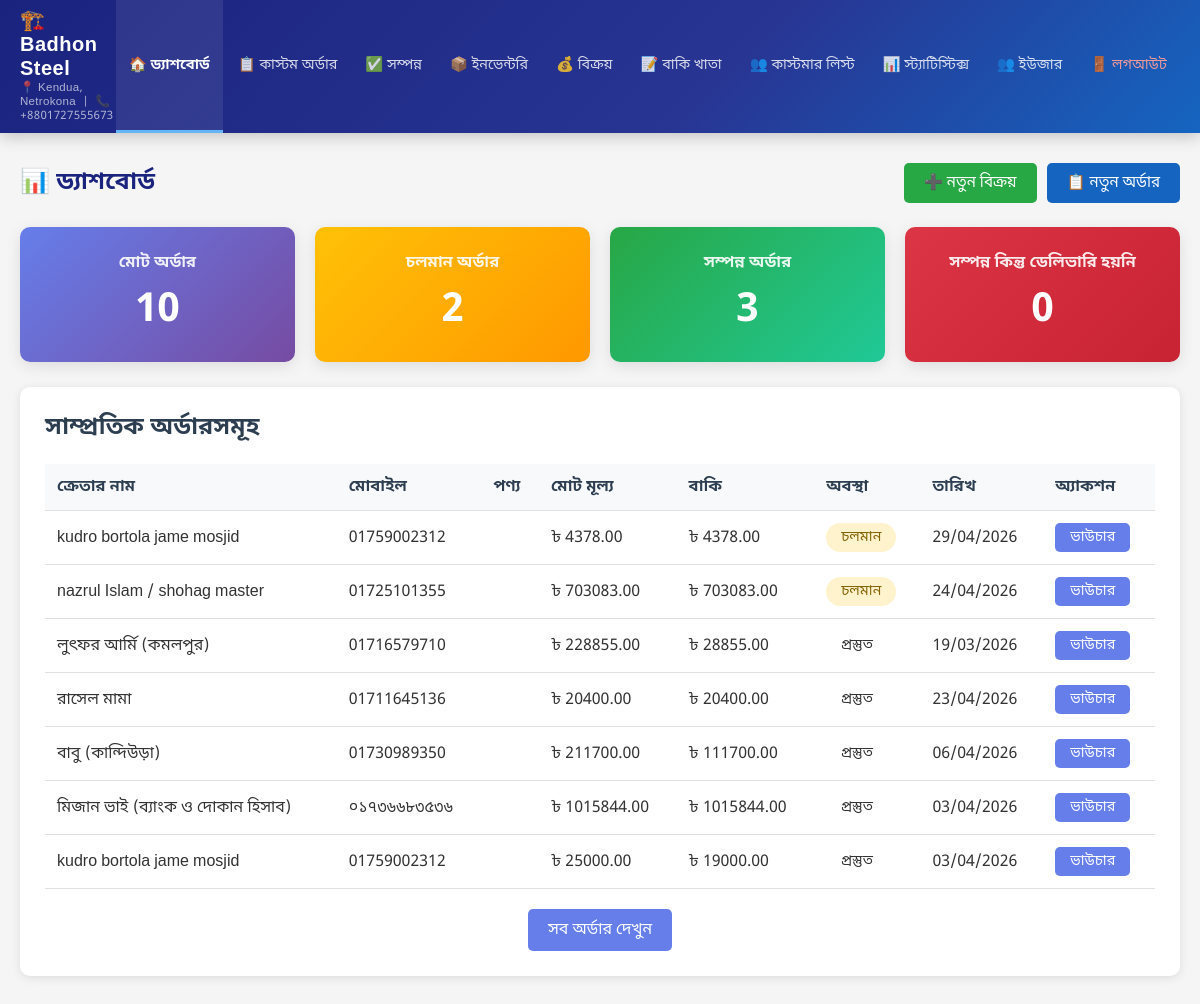
Before: /admin-panel/ (signed in) with the older database file.
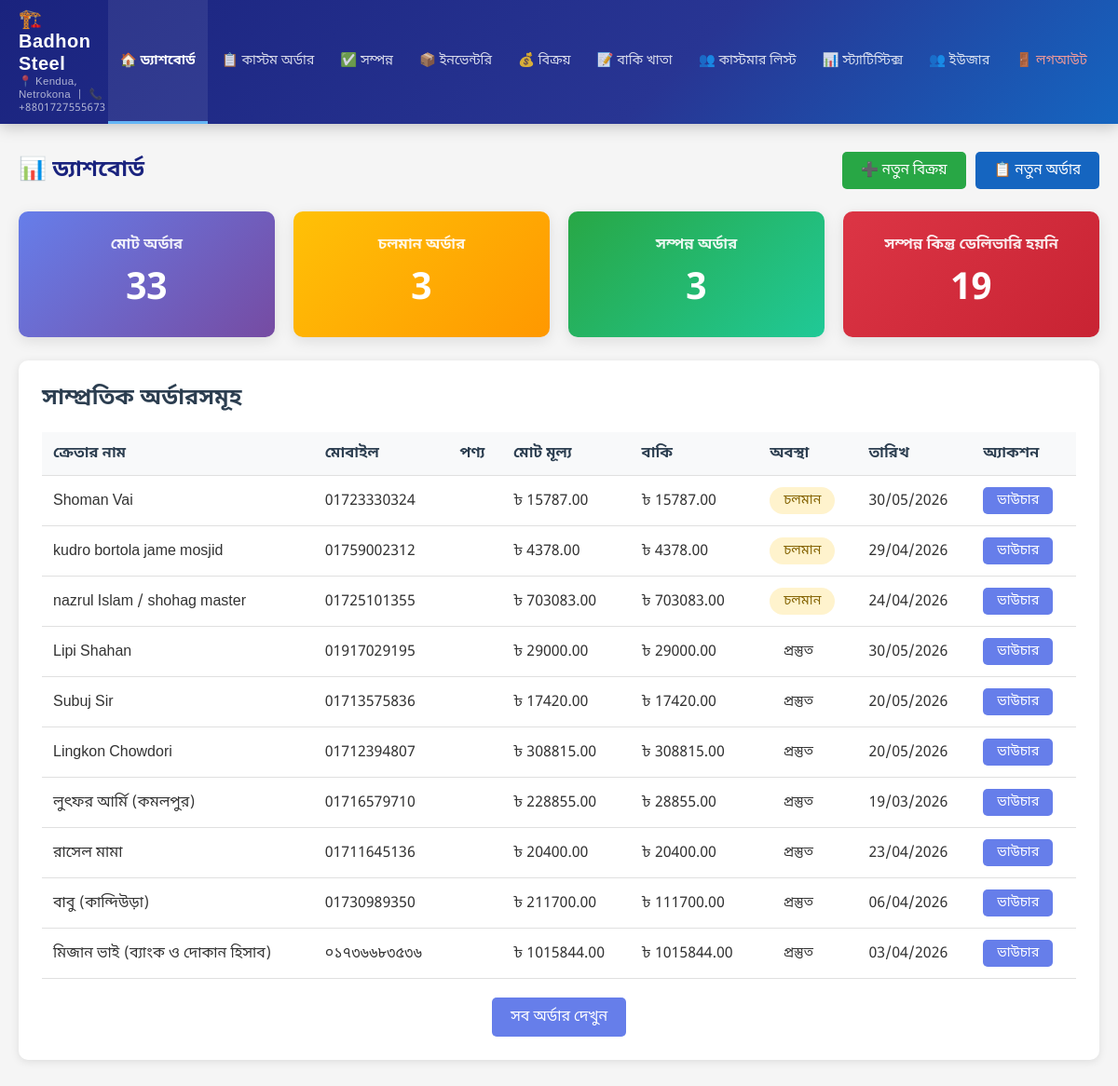
After: the same page with the newer database file.
### shop/models.py (models this page shows, shortened)
class Order(models.Model):
    STATUS_CHOICES = [
        ('pending', 'চলমান'),
        ('ready', 'প্রস্তুত'),
        ('completed', 'সম্পন্ন'),
    ]
    DELIVERY_STATUS_CHOICES = [
        ('not_delivered', 'ডেলিভারি হয়নি'),
        ('delivered', 'ডেলিভারি সম্পন্ন'),
    ]
    customer = models.ForeignKey(Customer, on_delete=models.PROTECT, related_name='orders', verbose_name='ক্রেতা', null=True, blank=True)
    customer_name = models.CharField(max_length=200, verbose_name='ক্রেতার নাম', null=True, blank=True)
    mobile_number = models.CharField(max_length=20, verbose_name='মোবাইল নাম্বার', null=True, blank=True)
    total_price = models.DecimalField(max_digits=10, decimal_places=2, verbose_name='মোট মূল্য', default=0)
    discount_percentage = models.DecimalField(max_digits=5, decimal_places=2, verbose_name='ডিসকাউন্ট (%)', default=0)
    discount_amount = models.DecimalField(max_digits=10, decimal_places=2, verbose_name='ডিসকাউন্ট টাকা', default=0)
    final_price = models.DecimalField(max_digits=10, decimal_places=2, verbose_name='চূড়ান্ত মূল্য', default=0)
    cash_paid = models.DecimalField(max_digits=10, decimal_places=2, verbose_name='নগদ পরিশোধ', default=0)
    due_amount = models.DecimalField(max_digits=10, decimal_places=2, verbose_name='বাকি টাকা', editable=False)
    initial_payment_migrated = models.BooleanField(default=False, verbose_name='প্রাথমিক পেমেন্ট OrderPayment-এ স্থানান্তরিত')
    order_date = models.DateField(default=timezone.now, verbose_name='অর্ডার নেওয়ার তারিখ')
    delivery_date = models.DateField(verbose_name='ডেলিভারির তারিখ')
    status = models.CharField(max_length=20, choices=STATUS_CHOICES, default='pending', verbose_name='প্রোডাক্ট অবস্থা')
    delivery_status = models.CharField(max_length=20, choices=DELIVERY_STATUS_CHOICES, default='not_delivered', verbose_name='ডেলিভারি অবস্থা')
    created_at = models.DateTimeField(auto_now_add=True, verbose_name='তৈরির সময়')
    updated_at = models.DateTimeField(auto_now=True, verbose_name='আপডেটের সময়')
    class Meta:
        verbose_name = 'অর্ডার'
        verbose_name_plural = 'অর্ডারসমূহ'
        ordering = ['-created_at']

### shop/views.py (the view)
# urls.py: path('admin-panel/', views.admin_dashboard, name='admin_dashboard'),
@login_required
def admin_dashboard(request):
    total_orders = Order.objects.count()
    pending_orders = Order.objects.filter(status='pending').count()
    completed_orders = Order.objects.filter(status='completed', delivery_status='delivered').count()
    completed_not_delivered = Order.objects.filter(status='completed', delivery_status='not_delivered').count()
    recent_orders = Order.objects.exclude(status='completed').order_by('status', '-created_at')[:10]
    context = {
        'total_orders': total_orders,
        'pending_orders': pending_orders,
        'completed_orders': completed_orders,
        'completed_not_delivered': completed_not_delivered,
        'recent_orders': recent_orders,
    }
    return render(request, 'admin_panel/dashboard.html', context)

### shop/templates/admin_panel/dashboard.html (shortened to what this page needs)
{% extends 'admin_panel/base.html' %}
{% block content %}
<div style="display:flex; justify-content:space-between; align-items:center; margin-bottom:24px; flex-wrap:wrap; gap:12px;">
    <h2 style="margin:0; color:#1a237e; font-size:1.5rem;">📊 ড্যাশবোর্ড</h2>
    <div style="display:flex; gap:10px; flex-wrap:wrap;">
        <a href="{% url 'invoice_create' %}" class="btn btn-success" style="font-size:0.95rem;">➕ নতুন বিক্রয়</a>
        <a href="{% url 'order_create' %}" class="btn" style="font-size:0.95rem; background:#1565c0;">📋 নতুন অর্ডার</a>
    </div>
</div>
<div class="stats-grid">
    <a href="{% url 'order_list' %}" style="text-decoration:none;">
        <div class="stat-card">
            <h3>মোট অর্ডার</h3>
            <div class="number">{{ total_orders }}</div>
        </div>
    </a>
    <a href="{% url 'order_list' %}" style="text-decoration:none;">
        <div class="stat-card warning">
            <h3>চলমান অর্ডার</h3>
            <div class="number">{{ pending_orders }}</div>
        </div>
    </a>
    <a href="{% url 'completed_order_list' %}" style="text-decoration:none;">
        <div class="stat-card success">
            <h3>সম্পন্ন অর্ডার</h3>
            <div class="number">{{ completed_orders }}</div>
        </div>
    </a>
    <a href="{% url 'invoice_list' %}" style="text-decoration:none;">
        <div class="stat-card danger">
            <h3>সম্পন্ন কিন্তু ডেলিভারি হয়নি</h3>
            <div class="number">{{ completed_not_delivered }}</div>
        </div>
    </a>
</div>
<div class="card">
    <h3 class="card-title">সাম্প্রতিক অর্ডারসমূহ</h3>
    {% if recent_orders %}
    <div style="overflow-x: auto;">
        <table class="recent-orders-table">
            <thead>
                <tr>
                    <th>ক্রেতার নাম</th>
                    <th>মোবাইল</th>
                    <th>পণ্য</th>
                    <th>মোট মূল্য</th>
                    <th>বাকি</th>
                    <th>অবস্থা</th>
                    <th>তারিখ</th>
                    <th>অ্যাকশন</th>
                </tr>
            </thead>
            <tbody>
                {% for order in recent_orders %}
                <tr>
                    <td>{{ order.customer_name }}</td>
                    <td>{{ order.mobile_number }}</td>
                    <td>{{ order.product_name }}</td>
                    <td>৳ {{ order.total_price }}</td>
                    <td>৳ {{ order.due_amount }}</td>
                    <td>
                        <span class="status-badge status-{{ order.status }}">
                            {{ order.get_status_display }}
                        </span>
                    </td>
                    <td>{{ order.order_date|date:"d/m/Y" }}</td>
                    <td>
                        <a href="{% url 'order_voucher' order.pk %}" class="btn btn-sm" target="_blank">ভাউচার</a>
                    </td>
                </tr>
                {% endfor %}
            </tbody>
        </table>
    </div>
    {% else %}
    <p style="text-align: center; padding: 30px; color: #666;">কোনো অর্ডার নেই।</p>
    {% endif %}
    <div style="margin-top: 20px; text-align: center;">
        <a href="{% url 'order_list' %}" class="btn">সব অর্ডার দেখুন</a>
    </div>
</div>
{% endblock %}

Changed rows visible on the page:
no longer on this page (row unchanged): Order: customer_name "kudro bortola jame mosjid", mobile_number "01759002312", total_price "25000.00", due_amount "19000.00", status "প্রস্তুত", order_date "03/04/2026"
added Order: customer_name "Shoman Vai", mobile_number "01723330324", total_price "15787.00", due_amount "15787.00", status "চলমান", order_date "30/05/2026"
added Order: customer_name "Lipi Shahan", mobile_number "01917029195", total_price "29000.00", due_amount "29000.00", status "প্রস্তুত", order_date "30/05/2026"
added Order: customer_name "Subuj Sir", mobile_number "01713575836", total_price "17420.00", due_amount "17420.00", status "প্রস্তুত", order_date "20/05/2026"
added Order: customer_name "Lingkon Chowdori", mobile_number "01712394807", total_price "308815.00", due_amount "308815.00", status "প্রস্তুত", order_date "20/05/2026"
Other visible differences:
{{ total_orders }}: "10" → "33"
{{ pending_orders }}: "2" → "3"
{{ completed_not_delivered }}: "0" → "19"
